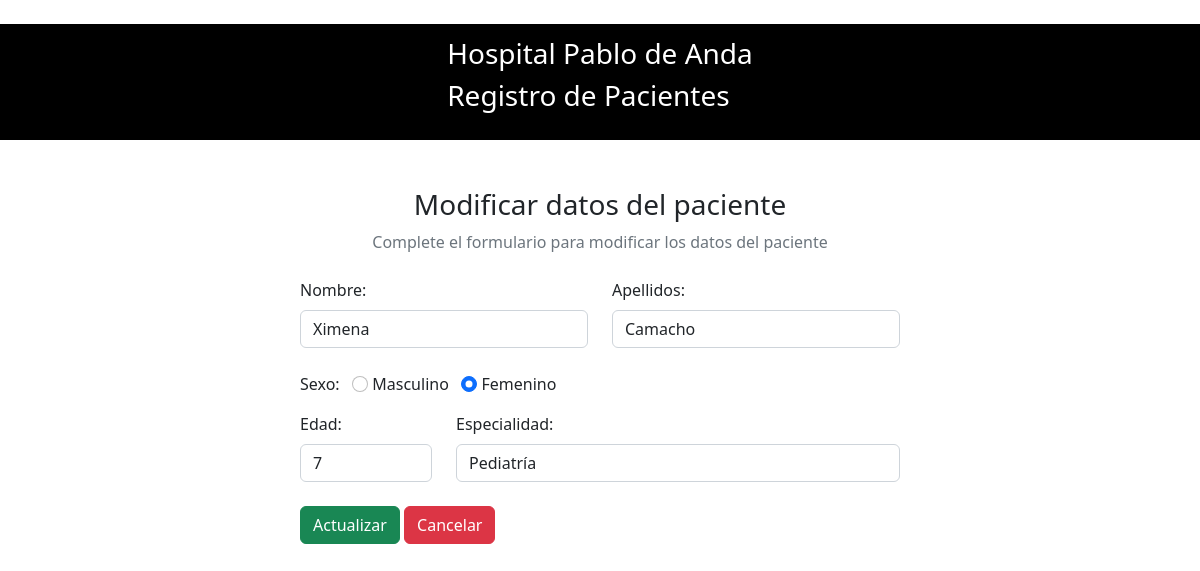
The page /edit.php?id=13 on the database its author committed.
### tables this page shows
CREATE TABLE `datos_pacientes` (
  `id` int(100) NOT NULL,
  `nombre` varchar(100) NOT NULL,
  `apellidos` varchar(100) NOT NULL,
  `sexo` varchar(10) NOT NULL,
  `edad` int(2) NOT NULL,
  `especialidad` varchar(100) NOT NULL
);

### edit.php (the view, shortened to what this page needs)
<?php
include "db.php";
$id = $_GET['id'];
?>
<!doctype html>
<html lang="en">
<head>
  <link rel="stylesheet" href="https://cdn.jsdelivr.net/npm/bootstrap@5.2.0/dist/css/bootstrap.min.css"
>
    <link rel="stylesheet" href="https://cdnjs.cloudflare.com/ajax/libs/font-awesome/6.2.0/css/all.min.css"
 />
</head>
<body>
<nav class="navbar navbar-light justify-content-center fs-3 mb-5" style="background-color:  #000000"  >
    <p style="color: #ffffff">
        Hospital Pablo de Anda <br> Registro de Pacientes </p>
    </nav>
    <div class="container">
        <div class="text-center mb-4">
            <h3>Modificar datos del paciente</h3>
            <p class="text-muted">Complete el formulario para modificar los datos del paciente</p>
        </div>
        <?php
        $sql = "SELECT * FROM `datos_pacientes` WHERE id=$id LIMIT 1";
        $result = mysqli_query($conn, $sql);
        $row = mysqli_fetch_assoc($result);
        ?>
        <div class="container d-flex justify-content-center">
            <form action="" method="post" style="width:50vw; min-width:300px;">
                <div class="row">
                    <div class="col">
                        <label class="form-label">Nombre:</label>
                        <input type="text" class="form-control" name="nombre" value="<?php echo $row['nombre']?>">
                    </div>
                    <div class="col">
                        <label class="form-label">Apellidos:</label>
                        <input type="text" class="form-control" name="apellidos" value="<?php echo $row['apellidos']?>">
                    </div>
                </div>
                <div class="form-group mb-3">
                    <br>
                    <label>Sexo:</label> &nbsp;
                    <input type="radio" class="form-check-input" name="sexo" id="masculino" value="Masculino"
                    <?php echo ($row['sexo']=='Masculino')?"checked":"";?>>
                    <label for="masculino" class="form-input-label">Masculino</label>
                    <input type="radio" class="form-check-input" name="sexo" id="femenino" value="Femenino"
                    <?php echo ($row['sexo']=='Femenino')?"checked":"";?>>
                    <label for="femenino" class="form-input-label">Femenino</label>
                </div>
                <div class="row">
                    <div class="col-3">
                        <label class="form-label">Edad:</label>
                        <input type="text" class="form-control" name="edad" value="<?php echo $row['edad']?>">
                    </div>
                    <div class="col">
                        <label class="form-label">Especialidad:</label>
                        <input type="text" class="form-control" name="especialidad" value="<?php echo $row['especialidad']?>">
                    </div>
                <div>
                    <br>
                    <button type="submit" class="btn btn-success" name="submit">Actualizar</button>
                    <button a href="index.php" class="btn btn-danger">Cancelar</button>
                </div>
            </form>
        </div>
    </div>
</body>
</html>

### rows shown on the page
datos_pacientes: nombre "Ximena", apellidos "Camacho", sexo "☐ Masculino", sexo "☑ Femenino", edad "7", especialidad "Pediatría"
